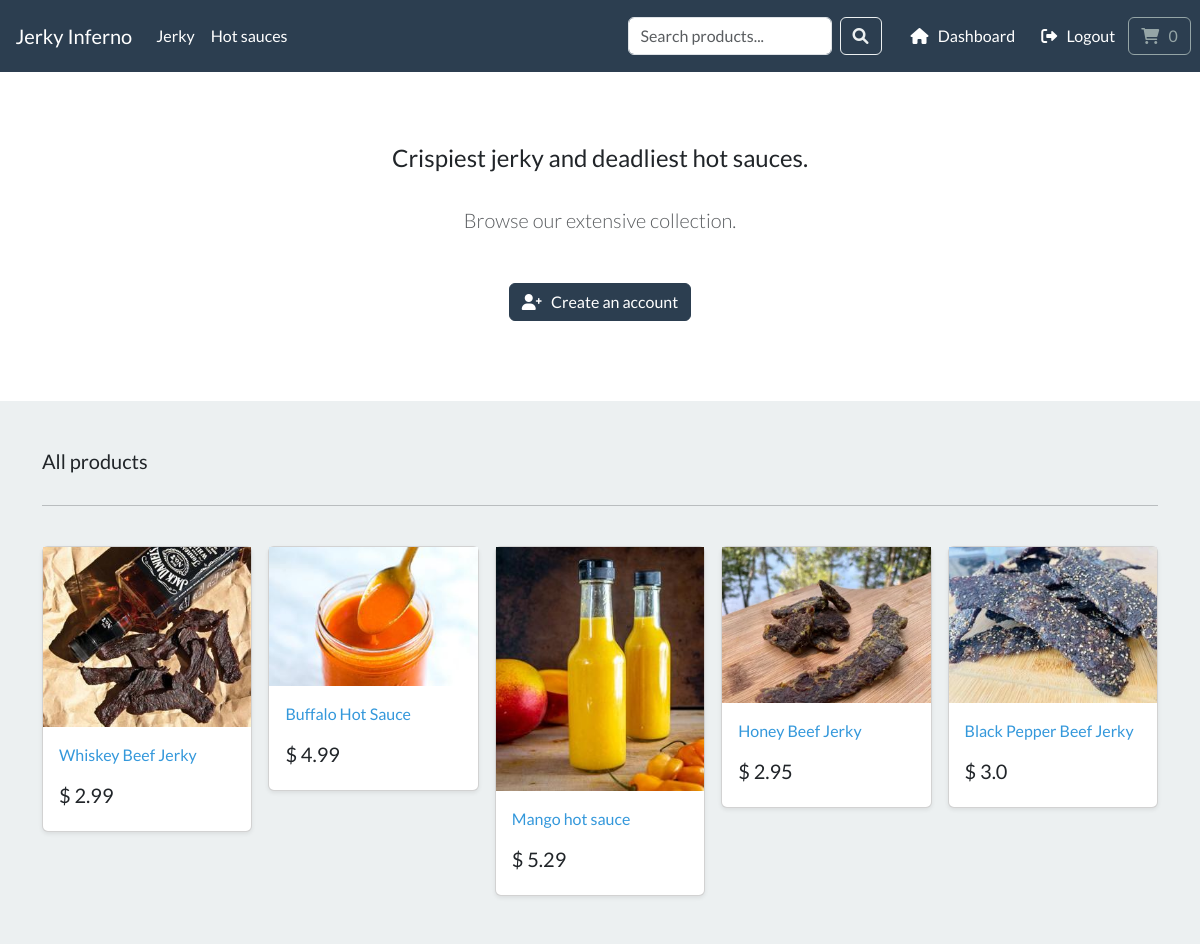
Screenshot of / (signed in) with the database file from the repository.
### store/models.py (models this page shows, shortened)
class Category(models.Model):
    name = models.CharField(max_length=255, db_index=True)
    slug = models.SlugField(max_length=255, unique=True)
    parent = models.ForeignKey(
        'self',  # Odkaz na stejný model
        on_delete=models.CASCADE,
        blank=True,
        null=True,
        related_name='subcategories'  # Umožní snadný přístup k podkategoriím
    )
    class Meta:
        verbose_name_plural = "Categories"  # Definuje množné číslo pro model
    def get_absolute_url(self):
        return reverse("list-category", args=[self.slug])

class Product(models.Model):
    category = models.ForeignKey(Category, related_name='product', on_delete=models.CASCADE, null=True)
    name = models.CharField(max_length=255)
    description = models.TextField(blank=True) #for optional information
    slug = models.SlugField(max_length=255)
    price = models.FloatField()
    stock = models.IntegerField()
    image = models.ImageField(upload_to="images/", blank=True)
    class Meta:
        verbose_name_plural = "Products"  # defining the plural model name
    def get_absolute_url(self):
        return reverse("product-info", args=[self.slug])

### store/views.py (the view)
# urls.py: path('', include('store.urls')),
def store(request):
    query = request.GET.get('q')
    all_products = Product.objects.all()
    main_categories = Category.objects.filter(parent__isnull=True).prefetch_related('subcategories')
    if query:
        all_products = all_products.filter(
            Q(name__icontains=query) |
            Q(description__icontains=query)
        )
    context = {
        'my_products': all_products,
        'main_categories': main_categories,
        'query': query  # Přidáme dotaz do kontextu pro případné zobrazení na stránce
    }
    return render(request, 'store/store.html', context)

### cart/cart.py (called while the page is built)
    def __len__(self):
        return sum(item['qty'] for item in self.cart.values())

### cart/context_processors.py (called while the page is built)
def cart(request):
    return {'cart': Cart(request)}

### store/views.py (called while the page is built)
def categories(request):
    main_categories = Category.objects.filter(parent__isnull=True).prefetch_related('subcategories')
    return {'main_categories': main_categories}

### store/templates/store/store.html
{% extends "./base.html" %}
{% load static %}
{% block content %}
    <section class="py-4 text-center container">
        <div class="row py-lg-5">
            <div class="col-lg-6 col-md-8 mx-auto">
                <h4> Crispiest jerky and deadliest hot sauces. </h4>
                <br>
                <p class="lead text-muted">
                Browse our extensive collection.
                </p>
                <br>
                <a href="{% url 'register' %}" class="btn btn-primary my-2"> <i class="fa-solid fa-user-plus"></i> &nbsp; Create an account </a>
            </div>
        </div>
    </section>
    <div class="album py-5 bg-light">
        <div class="container">
          <div class="pb-3 h5"> All products </div>
          <hr>
          <br>
          <div class="row row-cols-1 row-cols-sm-2 row-cols-md-5 g-3">
              {% for product in my_products %}
                <div class="col">
                  <div class="card shadow-sm">
                    <img class="img-fluid" alt="Responsive image" src="{{ product.image.url }}">
                    <div class="card-body">
                      <p class="card-text">
                        <a class="text-info text-decoration-none" href="{{ product.get_absolute_url }}">{{ product.name | capfirst }}</a>
                      </p>
                      <div class="d-flex justify-content-between align-items-center">
                        <h5> $ {{ product.price }}</h5>
                      </div>
                    </div>
                  </div>
                </div>
                  {% endfor %}
          </div>
        </div>
      </div>
{% endblock %}

### store/templates/store/base.html (shortened to what this page needs)
{% load static %}
<!DOCTYPE html>
<html>
<head>
    <link rel="stylesheet" href="https://bootswatch.com/5/flatly/bootstrap.min.css">
    <link href="https://cdnjs.cloudflare.com/ajax/libs/font-awesome/6.0.0/css/all.min.css" rel="stylesheet">
    <link rel="stylesheet" href="{% static 'css/style.css' %}">
</head>
<nav class="navbar navbar-expand-lg bg-primary justify-content-center">
    <a class="navbar-brand main-heading text-white" href="{% url 'store' %}">
        &nbsp; &nbsp; Jerky Inferno
    </a>
    <div class="collapse navbar-collapse" id="navbarNav">
        <ul class="navbar-nav me-auto">
            {% for category in main_categories %}
            <li class="nav-item dropdown category">
                <a class="nav-link text-white main-category" href="{{ category.get_absolute_url }}" id="navbarDropdown{{ category.id }}">
                    {{ category.name }}
                </a>
            </li>
            {% endfor %}
        </ul>
        <form class="d-flex ms-auto me-3" method="GET" action="{% url 'store' %}">
            <input class="form-control me-2" type="search" placeholder="Search products..." aria-label="Search" name="q">
            <button class="btn btn-outline-light" type="submit">
                <i class="fas fa-search"></i>
            </button>
        </form>
        <ul class="navbar-nav">
            {% if user.is_authenticated %}
            <li class="nav-item">
                <a class="btn btn-alert navbar-btn text-white" type="button" href="{% url 'dashboard' %}">
                    <i class="fa-solid fa-house"></i> &nbsp; Dashboard
                </a>
            </li>
            {% else %}
            <li class="nav-item">
                <a class="btn btn-alert navbar-btn text-white" type="button" href="{% url 'register' %}">
                    Register
                </a>
            </li>
            {% endif %}
            {% if user.is_authenticated %}
            <li class="nav-item">
                <a class="btn btn-alert navbar-btn text-white" type="button" href="{% url 'user-logout' %}">
                    <i class="fa-solid fa-right-from-bracket"></i> &nbsp; Logout
                </a>
            </li>
            {% else %}
            <li class="nav-item">
                <a class="btn btn-alert navbar-btn text-white" type="button" href="{% url 'my-login' %}">
                    Login
                </a>
            </li>
            {% endif %}
        </ul>
        <ul class="navbar-nav cart-margin">
            <li class="nav-item">
                <a type="button" role="button" href="{% url 'cart-summary' %}" class="btn btn-outline-secondary">
                    <i class="fa fa-shopping-cart" aria-hidden="true"> </i>
                    <div id="cart-qty" class="d-inline-flex">
                        {% with qty_amount=cart|length %}
                            {% if qty_amount > 0 %}
                                {{ qty_amount }}
                            {% else %}
                                0
                            {% endif %}
                        {% endwith %}
                    </div>
                </a>&nbsp; &nbsp;
            </li>
        </ul>
    </div>
</nav>
<body>
    {% block content %}
    {% endblock %}
</body>
</html>

### store/templates/store/base.html (style rules this page uses)
.navbar-nav .category { position: relative; }
.navbar-nav .main-category { color: white; text-decoration: none; }

### rows the page displays
Category: name "Jerky"
Category: name "Hot sauces"
Product: image (picture), name "Whiskey Beef Jerky", price "2.99"
Product: image (picture), name "Buffalo Hot Sauce", price "4.99"
Product: image (picture), name "Mango hot sauce", price "5.29"
Product: image (picture), name "Honey Beef Jerky", price "2.95"
Product: image (picture), name "Black Pepper Beef Jerky", price "3.0"
